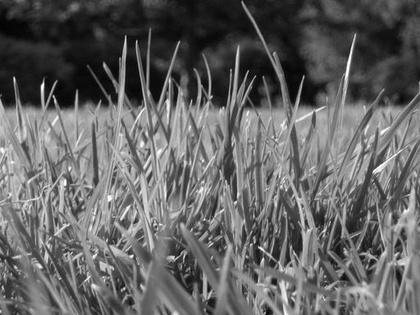
%> input picture Part-1_ Image Enhancement/images/image1.jpg, 420 x 315 px, shrunk from 512 x 384 before the run
$ octave q7_2_gaussian_denoise_report.m   (GNU Octave 9; MATLAB toolbox functions it lacks are replaced by stand-ins)
%> lines starting %> are read from the running program, lines starting %| are printed output that depends on the picture
### Part-1_ Image Enhancement/denoise.m
function [ imOut ] = denoise( image, kernel_type, varargin)
% function used to denoise image using a box, median or gaussian filter.
% imputs:
%   image (matrix)
%   kernel_type (string): 'box', 'median' or 'gaussian'
%   varargin: int if 'box', [m, n] if 'median'


switch kernel_type
    case 'box'
        if isempty(varargin)
            box_size = 3;
        else
            box_size = make_it_odd(varargin{1});
        end
        imOut = imboxfilt(image, box_size);

    case 'median'
        if isempty(varargin)
            matrix = [3, 3];
        elseif length(varargin{1}) == 2
           matrix = make_it_odd(varargin{1});
        elseif length(varargin{1}) == 1
           odd_number = make_it_odd(varargin{1});
           matrix = [odd_number, odd_number];
        else
            matrix = [3, 3];
        end

        imOut = medfilt2(image, matrix);

    case 'gaussian'
        if isempty(varargin)
            sigma = 1;
            kernel_size = 3;
        else
            sigma = varargin{1};
            kernel_size = make_it_odd(varargin{2});
        end

        imOut = imfilter(image, gauss2D(sigma, kernel_size), 'conv');

    case 'meme'
        [w, h, ~] = size(image);
        I = imread('./images/gauss_meme.jpg');
        imOut = I(1:w, 1:h);

    otherwise
        %box filter of size 3 is used if the kernel_type is not recognized.
        imOut = denoise(image, 'box', 3);

end
end

### Part-1_ Image Enhancement/make_it_odd.m
function [odd_number] = make_it_odd(number)
%outputs the number if odd or number +1 if even.
odd_number = number + 1 - rem(number, 2);
end

### Part-1_ Image Enhancement/gauss1D.m
function G = gauss1D( sigma , kernel_size )
    G = zeros(1, kernel_size);
    if mod(kernel_size, 2) == 0
        error('kernel_size must be odd, otherwise the filter will not have a center to convolve on')
    end

    domain = [-floor(kernel_size/2):floor(kernel_size/2)];

    G = (1/(sqrt(2*pi)*sigma))*exp(-domain.^2/(2*sigma^2));

    G=G/sum(G);

end

### Part-1_ Image Enhancement/gauss2D.m
function G = gauss2D( sigma , kernel_size )

    G= gauss1D(sigma , kernel_size)'*gauss1D(sigma , kernel_size);
    G=G/sum(G,'all');

end

### Part-1_ Image Enhancement/myPSNR.m
function [ PSNR ] = myPSNR( orig_image, approx_image )

%image size
[w, h] = size(orig_image);

%datatype from uint8 to double
I = double(orig_image);
Ihat = double(approx_image);

%calculate Mean Squared Error
MSE = sum((I - Ihat).^2, "all")/(w*h);

%gets max pixel value
Imax = double(max(orig_image, [], 'all'));

%return PSNR
PSNR = 10*log10(Imax^2/MSE);
end

### Part-1_ Image Enhancement/visualize_n_save.m
function visualize_n_save(path, varargin)
% concatenates the images horizontally and saves them in the specified path

image = varargin{1};
for i = 2:length(varargin)
    image = [image, varargin{i}];
end

montage(image,'size',[1 NaN]);
imwrite(image, path)

end

### Part-1_ Image Enhancement/q7_2_gaussian_denoise_report.m

%print on image requires `computer vision system toolbox`,
%turn it to false if you don't want to install the trial version.
PRINT_ON_IMAGE = true;

kernel_type = ["box", "median", "gaussian"];
box_size = [3, 5, 7, 9];
label = ["original", "gaussian_noise", "salt_n_peper"];
images = ["./images/image1.jpg", "./images/image1_gaussian.jpg", "./images/image1_saltpepper.jpg"];
std = [0.8, 1, 1.2];

true_im = imread(images(1));
%> true_im is the input picture: size 315x420 uint8; min 2, max 255, mean 99.4

for k = 1: length(label)

    image = imread(images(k));
    [w, h, ~] = size(image);
%> w = 315; h = 420
    for i = 1: length(std)
        for j = 1:length(box_size)

            %denoises the image using the specified filter and box size
            filtered_im{j} = denoise(image, 'gaussian', std(i), box_size(j));
%> in denoise, `sigma = varargin{1};`: sigma = 0.8
%> in make_it_odd, `odd_number = number + 1 - rem(number, 2);`: odd_number = 3
%> in gauss1D, `domain = [-floor(kernel_size/2):floor(kernel_size/2)];`: domain = [-1 0 1]
%> in gauss1D, `G = (1/(sqrt(2*pi)*sigma))*exp(-domain.^2/(2*sigma^2));`: G = [0.228 0.499 0.228]
%> in gauss1D, `G=G/sum(G);`: G = [0.239 0.522 0.239]
%> in gauss2D, `G= gauss1D(sigma , kernel_size)'*gauss1D(sigma , kernel_size);`: G = [0.0571 0.125 0.0571; 0.125 0.272 0.125; 0.0571 0.125 0.0571]

            % calculate psnr
            im_psnr = myPSNR(true_im, filtered_im{j});
%> in myPSNR, `MSE = sum((I - Ihat).^2, "all")/(w*h);`: MSE = 76.18
%> in myPSNR, `Imax = double(max(orig_image, [], 'all'));`: Imax = 255
%> in myPSNR, `PSNR = 10*log10(Imax^2/MSE);`: PSNR = 29.31
%> im_psnr = 29.31

            if (PRINT_ON_IMAGE)
                % write the psnr and box size on the image
                text = char(num2str(box_size(j)) + "x" + num2str(box_size(j)) + "std =" + num2str(std(i)) + ": psnr = " +  num2str(im_psnr, 5));
%> text = '3x3std =0.8: psnr = 29.312'
                position = [w/2, 1];
%> position = [157.5 1]
                im_text = insertText(filtered_im{j}, position, text);
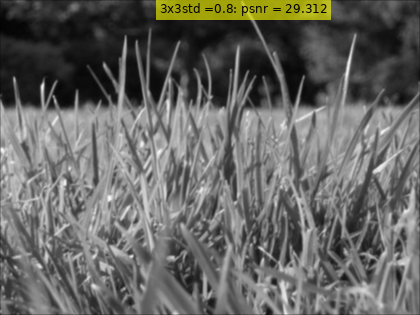
%> im_text: size 315x420x3 uint8; mean R, G, B 102.1, 102.1, 98.5

                %insertText modifies the size of the image,
                %clips the image to the original size.
                filtered_im{j} = im_text(1:w, 1:h);
            end

        end

        %saves images concatenated
        path = "./images/" + label(k) + "_gaussian_" + num2str(std(i)) + "_filter.png";
        figure()
        visualize_n_save(path, image, filtered_im{1}, filtered_im{2}, filtered_im{3}, filtered_im{4})
%> the loop in visualize_n_save, `for i = 2:length(varargin)` made 4 passes
%> pass 1, in visualize_n_save, `image = [image, varargin{i}];`:
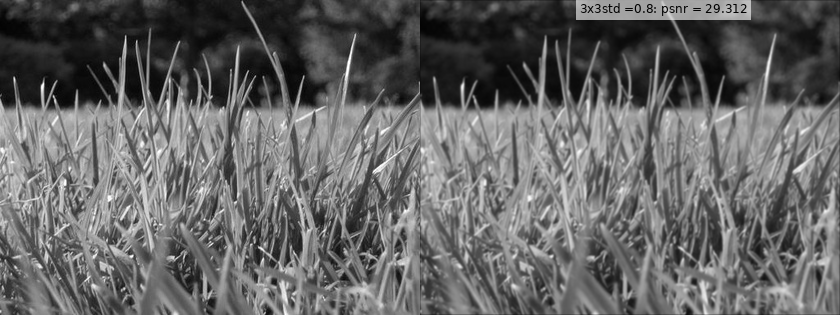
%> image: size 315x840 uint8; min 0, max 255, mean 100.8
%> pass 2, in visualize_n_save, `image = [image, varargin{i}];`:
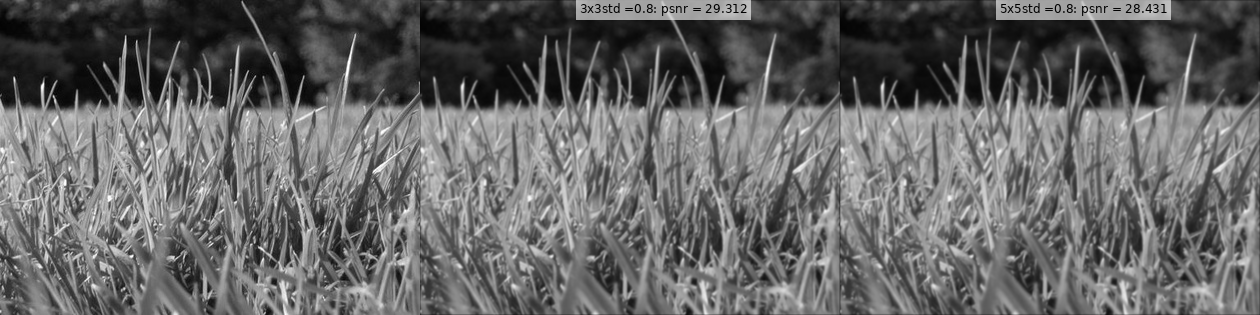
%> image: size 315x1260 uint8; min 0, max 255, mean 101.2
%> pass 3, in visualize_n_save, `image = [image, varargin{i}];`:
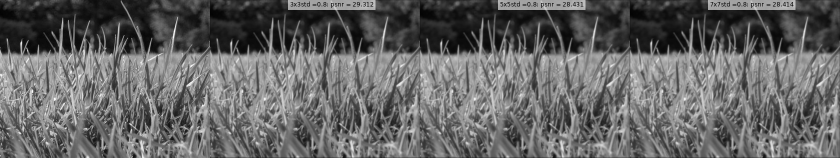
%> image: size 315x1680 uint8 (shown at 1/2 size); min 0, max 255, mean 101.4
%> after the loop in visualize_n_save, `for i = 2:length(varargin)`:
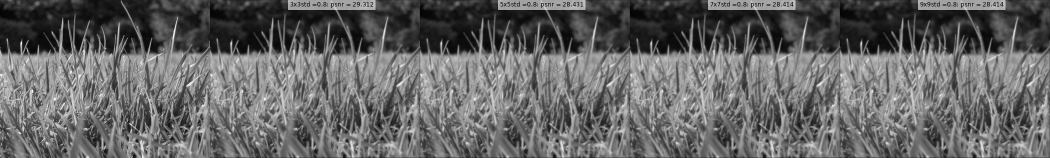
%> image: size 315x2100 uint8 (shown at 1/2 size); min 0, max 255, mean 101.6
    end
end
%> pass 2 of the loop `for k = 1: length(label)`:
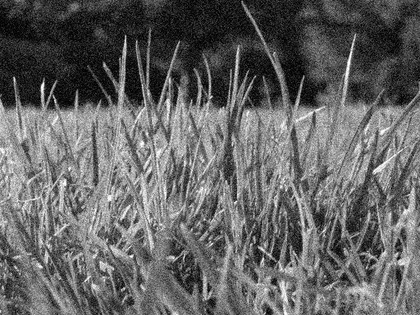
%> input picture Part-1_ Image Enhancement/images/image1_gaussian.jpg, 420 x 315 px, shrunk from 512 x 384 before the run
%> image is the input picture: size 315x420 uint8; min 0, max 255, mean 99.9
%> in denoise (call 2), `imOut = imfilter(image, gauss2D(sigma, kernel_size), 'conv');`:
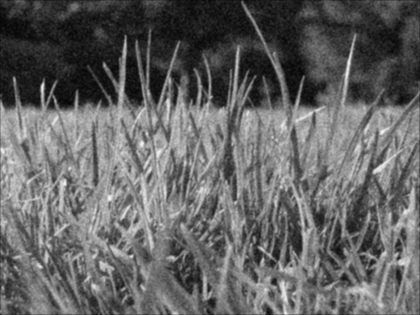
%> imOut: size 315x420 uint8; min 5, max 247, mean 99.6
%> im_psnr = 26.98
%> text = '3x3std =0.8: psnr = 26.975'
%> after the loop in visualize_n_save (call 2), `for i = 2:length(varargin)`:
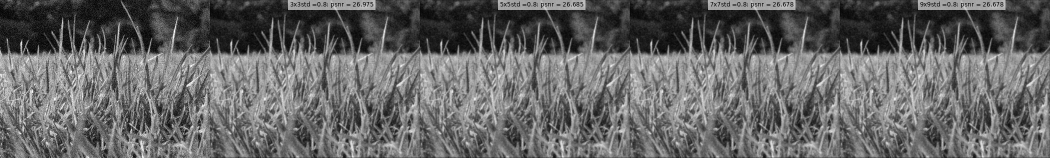
%> image: size 315x2100 uint8 (shown at 1/2 size); min 0, max 255, mean 102.1
%> pass 3 of the loop `for k = 1: length(label)`:
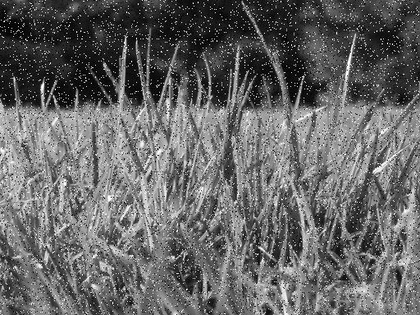
%> input picture Part-1_ Image Enhancement/images/image1_saltpepper.jpg, 420 x 315 px, shrunk from 512 x 384 before the run
%> image is the input picture: size 315x420 uint8; min 0, max 255, mean 101.7
%> in denoise (call 3), `imOut = imfilter(image, gauss2D(sigma, kernel_size), 'conv');`:
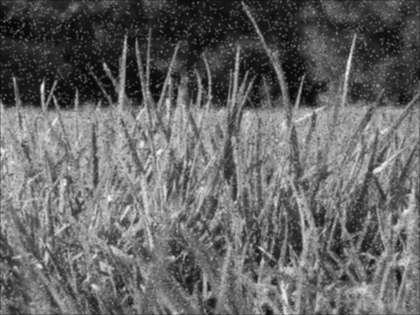
%> imOut: size 315x420 uint8; min 4, max 249, mean 101.5
%> im_psnr = 23.89
%> text = '3x3std =0.8: psnr = 23.887'
%> after the loop in visualize_n_save (call 3), `for i = 2:length(varargin)`:
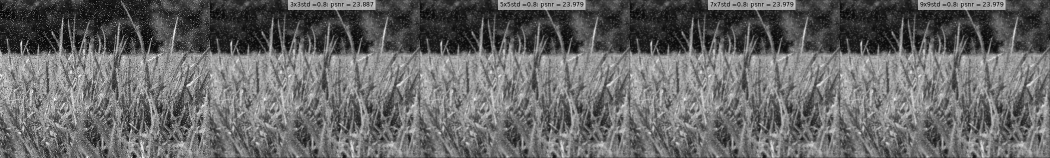
%> image: size 315x2100 uint8 (shown at 1/2 size); min 0, max 255, mean 103.9
